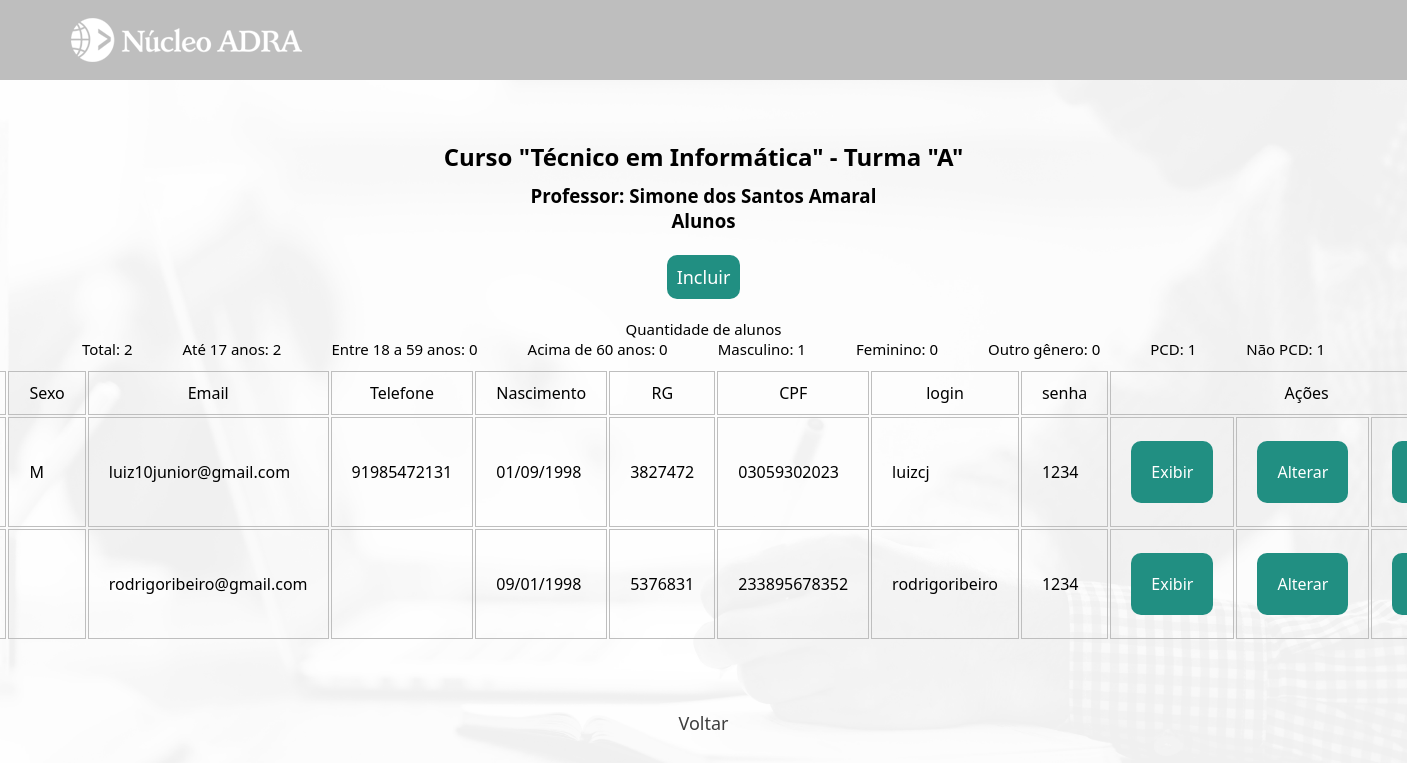
The page /institucional/curso/turma/aluno/index.php?i=3&c=4&t=3 (signed in) on the database as committed earlier.
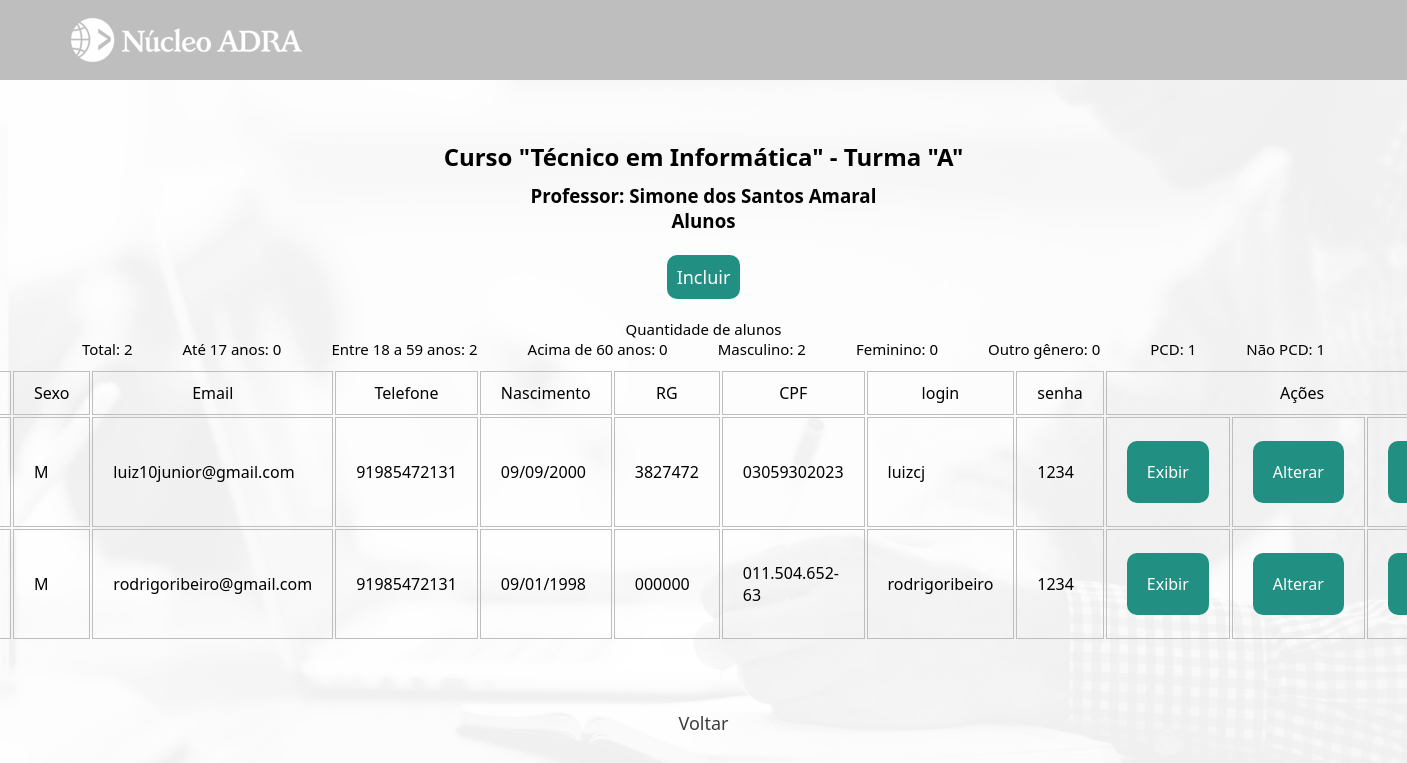
The same page on the database as committed later.
### tables this page shows
CREATE TABLE IF NOT EXISTS `curso` (
  `id_curso` int UNSIGNED NOT NULL AUTO_INCREMENT,
  `nome` varchar(45) NOT NULL,
  `sigla` varchar(5) DEFAULT NULL,
  `descricao` text NOT NULL,
  `area` varchar(40) NOT NULL,
  `ch` smallint UNSIGNED DEFAULT NULL,
  `periodo` enum('M','V','N') DEFAULT NULL,
  `curso_inicio` date DEFAULT NULL,
  `curso_fim` date DEFAULT NULL,
  `hora_inicio` char(5) DEFAULT NULL,
  `hora_fim` char(5) DEFAULT NULL,
  `valor` decimal(6,2) UNSIGNED DEFAULT NULL,
  PRIMARY KEY (`id_curso`)
);

CREATE TABLE IF NOT EXISTS `turma` (
  `id` int UNSIGNED NOT NULL AUTO_INCREMENT,
  `codigo` char(2) NOT NULL,
  `curso_id_curso` int UNSIGNED NOT NULL,
  `sala` varchar(20) DEFAULT NULL,
  PRIMARY KEY (`id`,`curso_id_curso`),
  KEY `fk_turma_curso1_idx` (`curso_id_curso`)
);

CREATE TABLE IF NOT EXISTS `professor` (
  `id_professor` int UNSIGNED NOT NULL AUTO_INCREMENT,
  `nome_completo` varchar(40) NOT NULL,
  `nome` varchar(50) NOT NULL,
  `sobrenome` varchar(50) NOT NULL,
  `sexo` varchar(1) NOT NULL,
  `email` varchar(100) NOT NULL,
  `nascimento` date NOT NULL,
  `idade` int DEFAULT NULL,
  `endereco_id` int UNSIGNED NOT NULL,
  `login` varchar(15) NOT NULL,
  `senha` varchar(8) NOT NULL,
  `telefone` varchar(15) DEFAULT NULL,
  `imagem` text,
  PRIMARY KEY (`id_professor`),
  KEY `fk_professor_endereco1_idx` (`endereco_id`)
);

CREATE TABLE IF NOT EXISTS `aluno` (
  `id` int UNSIGNED NOT NULL AUTO_INCREMENT,
  `nome_completo` varchar(80) DEFAULT NULL,
  `nome` varchar(45) DEFAULT NULL,
  `sobrenome` varchar(45) DEFAULT NULL,
  `sexo` enum('F','M') DEFAULT NULL,
  `email` varchar(100) DEFAULT NULL,
  `nascimento` date DEFAULT NULL,
  `idade` int NOT NULL,
  `rg` char(12) DEFAULT NULL,
  `cpf` char(14) DEFAULT NULL,
  `pcd` tinyint DEFAULT NULL,
  `pcd_desc` varchar(255) DEFAULT NULL,
  `login` varchar(20) DEFAULT NULL,
  `senha` varchar(255) DEFAULT NULL,
  `telefone` varchar(15) DEFAULT NULL,
  `endereco_id` int UNSIGNED DEFAULT NULL,
  `imagem` text,
  PRIMARY KEY (`id`),
  UNIQUE KEY `cpf_UNIQUE` (`cpf`),
  UNIQUE KEY `rg_UNIQUE` (`rg`),
  UNIQUE KEY `email_UNIQUE` (`email`),
  UNIQUE KEY `login_UNIQUE` (`login`),
  KEY `fk_aluno_endereco1_idx` (`endereco_id`)
);

### institucional/curso/turma/aluno/index.php (the view, shortened to what this page needs)
<?php
    require_once "../../../../util/config.php";
    $idAluno = $_GET['i'];
    $idCurso = $_GET['c'];
    $idTurma = $_GET['t'];
    $info_total = 0;
    $info_17 = 0;
    $info_18_59 = 0;
    $info_60 = 0;
    $info_masculino = 0;
    $info_feminino = 0;
    $info_outro_genero = 0;
    $info_sim_pcd = 0;
    $info_nao_pcd = 0;
    $sql_info = "SELECT * FROM aluno";
    $result_info = mysqli_query($link, $sql_info);
    while($row = mysqli_fetch_array($result_info)){
        $info_total += 1;
        if($row['idade'] <= 17){
            $info_17 += 1;
        }
        if($row['idade'] >= 18 && $row['idade'] <= 59){
            $info_18_59 += 1;
        }
        if($row['sexo'] == 'M'){
            $info_masculino += 1;
        }
        if($row['pcd'] == 1){
            $info_sim_pcd += 1;
        }
        if($row['pcd'] == 0){
            $info_nao_pcd += 1;
        }
    }
    $sql_1 = "SELECT * FROM curso";
    $result_1 = mysqli_query($link, $sql_1);
    while($row = mysqli_fetch_array($result_1)){
        if($idCurso == $row['id_curso']){
            $nomeCurso = $row['nome'];
        }
    }
    $sql_3 = "SELECT * FROM turma";
    $result_3 = mysqli_query($link, $sql_3);
    while($row = mysqli_fetch_array($result_3)){
        if($idTurma == $row['id']){
            $turma = $row['codigo'];
        }
    }
    $sql_5 = "SELECT * FROM professor_turma";
    $result_5 = mysqli_query($link, $sql_5);
    while($row = mysqli_fetch_array($result_5)){
        if($row['turma_id'] == $idTurma){
            $idProfessor = $row['professor_id'];
            $sql_6 = "SELECT * FROM professor";
            $result_6 = mysqli_query($link, $sql_6);
            while($row = mysqli_fetch_array($result_6)){
                if($row['id_professor'] == $idProfessor){
                    $nomeProfessor = $row['nome_completo'];
                }
            }
        }
    }
?>
<!DOCTYPE html>
<html lang="pt-br">
<head>
    <link rel="stylesheet" href="../../../../css/mural.css">
</head>
<body>
<header>
        <main>
            <div class="cabecalho-conteudo">
                <a href="../../../administrador.php?i=<?php echo $idAluno; ?>">
                <div id="logo" class="opcoes-nav">
                    <img src="../../../../imagens/nucleo-adra-branco-232x48.png" alt="logo-adra">
                </div>
                </a>
                <a href="../../../usuario.php?i=<?php echo $idAluno; ?>">
                <div id="perfil" class="opcoes-nav">
                </div>
                </a>
            </div>
        </main>
    </header>
    <div class="container-admin">
    <h2>Curso "<?php echo $nomeCurso?>" - Turma "<?php echo $turma?>"</h2>
    <h3>Professor: <?php echo $nomeProfessor?></h3>
    <h3>Alunos</h3>
    <br>
    <p><a href="create.php?i=<?php echo $idAluno; ?>&c=<?php echo $idCurso; ?>&t=<?php echo $idTurma; ?>" class="incluir">Incluir</a></p>
    <div class="info_data_container">
        <div class="info_data_titulo">
            Quantidade de alunos
        </div>
        <div class="info_caixa">
            <div class="total">
                Total: <?php echo $info_total ?>
            </div>
            <div class="info_17">
                Até 17 anos: <?php echo $info_17 ?>
            </div>
            <div class="info_18_59">
                Entre 18 a 59 anos: <?php echo $info_18_59 ?>
            </div>
            <div class="info_60">
                Acima de 60 anos: <?php echo $info_60 ?>
            </div>
            <div class="info_masculino">
                Masculino: <?php echo $info_masculino ?>
            </div>
            <div class="info_feminino">
                Feminino: <?php  echo $info_feminino ?>
            </div>
            <div class="info_outro_genero">
                Outro gênero: <?php echo $info_outro_genero ?>
            </div>
            <div class="info_sim_pcd">
                PCD: <?php echo $info_sim_pcd ?>
            </div>
            <div class="info_nao_pcd">
                Não PCD: <?php echo $info_nao_pcd ?>
            </div>
        </div>
    </div>
    <table border="0" class="tabela-admin">
        <tr class="tabela-titulo">
            <td><center>Nome</center></td>
            <td><center>Sexo</center></td>
            <td><center>Email</center></td>
            <td><center>Telefone</center></td>
            <td><center>Nascimento</center></td>
            <td><center>RG</center></td>
            <td><center>CPF</center></td>
            <td><center>login</center></td>
            <td><center>senha</center></td>
            <td colspan="4"><center>Ações</center></td>
        </tr>
        <?php
        $sql_2 = "SELECT * FROM aluno_has_turma";
        $result_2 = mysqli_query($link, $sql_2);
        while($row = mysqli_fetch_array($result_2)){
            if($idTurma == $row['turma_id']){
                $alunoTurma = $row['aluno_id'];
            $sql_3 = "SELECT * FROM aluno";
            $result_3 = mysqli_query($link, $sql_3);
            while($row = mysqli_fetch_array($result_3)){
                if($alunoTurma == $row['id']){
                        ?>
        <tr class="tabela-linha">
            <td><?php echo($row['nome_completo']);?></td>
            <td><?php echo($row['sexo']);?></td>
            <td><?php echo($row['email']);?></td>
            <td><?php echo($row['telefone']);?></td>
            <td><?php echo(date("d/m/Y", strtotime($row['nascimento'])));?></td>
            <td><?php echo($row['rg']);?></td>
            <td><?php echo($row['cpf']);?></td>
            <td><?php echo($row['login']);?></td>
            <td><?php echo($row['senha']);?></td>
            <td><?php echo('<a href="read.php?id='.$row['id'].'&i='.$idAluno.'&t='.$idTurma.'&c='.$idCurso.'" class="crud_link">Exibir</a>')?></td>
            <td><?php echo('<a href="update.php?id='.$row['id'].'&i='.$idAluno.'&t='.$idTurma.'&c='.$idCurso.'" class="crud_link">Alterar</a>')?></td>
            <td><?php echo('<a href="delete.php?id='.$row['id'].'&i='.$idAluno.'&t='.$idTurma.'&c='.$idCurso.'" class="crud_link">Excluir</a>')?></td>
        </tr>
        <?php }
            }
        }
    } ?>
    </table>
    </div>
    <div class="voltar">
        <p><a href='../index.php?i=<?php echo $idAluno; ?>&c=<?php echo($idCurso)?>'>Voltar</a></p>
    </div>
</body>
</html>

### css/mural.css (style rules this page uses)
* { padding: 0; margin: 0; box-sizing: border-box; font-family:'Segoe UI', Tahoma, Geneva, Verdana, sans-serif; }
body { background: url("../imagens/Professor-icone-branco.png") no-repeat center center fixed; background-size: cover; -webkit-background-size: cover; -moz-background-size: cover; -o-background-size: cover; }
header { height: 10vh; background-color: #bebebe; display: flex; align-items: center; justify-content: center; }
main div { color: white; font-size: 20px; display: flex; justify-content: space-between; align-items: center; }
.cabecalho-conteudo { margin: 0 auto; padding: 0; display: flex; width: 90vw; height: 48px; justify-content: space-between; align-items: center; }
.opcoes-nav { display: flex; gap: 50px; height: 10vh; }
main a { text-decoration: none; }
#logo { cursor: pointer; }
#perfil { cursor: pointer; width: 48px; height: 48px; }
table { width: 100%; }
table td { border: 1px solid #bebebe; padding: 10px 20px; }
p { margin: 10px 0; font-size: 18px; }
.container-admin { padding: 50px; width: 100vw; display: flex; flex-direction: column; align-items: center; }
.incluir { cursor: pointer; background-color: #218f82; padding: 10px; border-radius: 10px; color: white; text-decoration: none; }
.crud_link { color: white; padding: 20px; display: flex; flex-direction: column; align-items: center; text-decoration: none; background-color: #218f82; border-radius: 10px; }
.container-admin h2 { margin: 10px 0; }
.tabela-admin { margin-top: 10px; }
.voltar a { display:flex; justify-content: center; text-decoration: none; cursor: pointer; padding: 10px; border-radius: 10px; color: rgb(61, 61, 61); }
.info_data_container { margin-top: 20px; }
.info_data_titulo { text-align: center; font-size: 15px; font-weight: 500; }
.info_caixa { display: flex; gap: 50px; font-size: 15px; }

Rows that differ between the two databases and show on the page:
removed aluno: email "rodrigoribeiro@gmail.com", nascimento "09/01/1998", rg "5376831", cpf "233895678352", login "rodrigoribeiro", senha "1234"
changed aluno "luiz10junior@gmail.com": nascimento "01/09/1998" → "09/09/2000"
added aluno: sexo "M", email "rodrigoribeiro@gmail.com", telefone "91985472131", nascimento "09/01/1998", rg "000000", cpf "011.504.652-63", login "rodrigoribeiro", senha "1234"
Other text that changed with them:
$info_17: "2" → "0"
$info_18_59: "0" → "2"
$info_masculino: "1" → "2"
